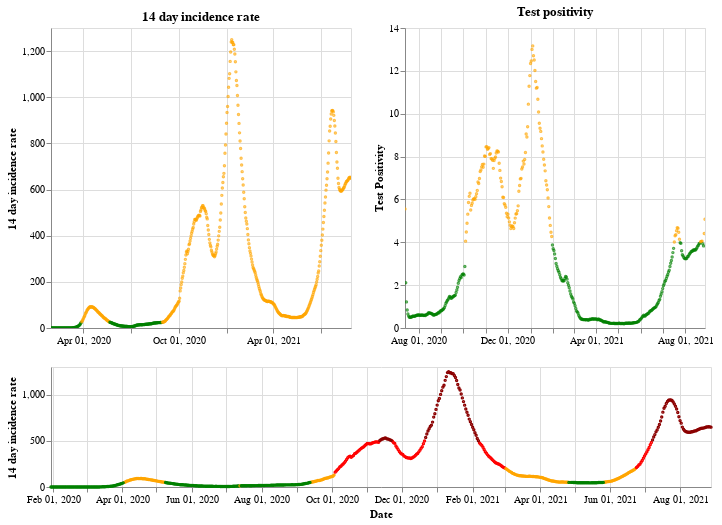

Here is the notebook cell this chart was saved with:
### Markdown cell above
## England

### Code cell
plot_traffic_light('England')

### Figure 1 — Vega-Lite specification as saved in the notebook (floating-point values rounded to 4 significant figures; data arrays with more than 128 entries replaced by an {"elided": "..."} marker saying what was removed)
{"config": {"view": {"continuousWidth": 400, "continuousHeight": 300}}, "vconcat": [{"hconcat": [{"mark": {"type": "point", "size": 2}, "encoding": {"color": {"condition": {"value": "green", "test": "(datum.twoWeeklyCasesRate <= 25)"}, "value": "orange"}, "tooltip": [{"type": "nominal", "field": "areaName"}, {"type": "temporal", "field": "date"}, {"type": "quantitative", "field": "twoWeeklyCasesRate"}, {"type": "quantitative", "field": "testPositivity"}], "x": {"type": "temporal", "axis": {"title": ""}, "field": "date", "scale": {"domain": {"selection": "DateBrush"}}, "timeUnit": "yearmonthdate"}, "y": {"type": "quantitative", "axis": {"title": "14 day incidence rate"}, "field": "twoWeeklyCasesRate"}}, "title": "14 day incidence rate", "width": 300}, {"mark": {"type": "point", "size": 2}, "encoding": {"color": {"condition": {"value": "green", "test": "(datum.testPositivity <= 4)"}, "value": "orange"}, "tooltip": [{"type": "nominal", "field": "areaName"}, {"type": "temporal", "field": "date"}, {"type": "quantitative", "field": "twoWeeklyCasesRate"}, {"type": "quantitative", "field": "testPositivity"}], "x": {"type": "temporal", "axis": {"title": ""}, "field": "date", "scale": {"domain": {"selection": "DateBrush"}}, "timeUnit": "yearmonthdate"}, "y": {"type": "quantitative", "axis": {"title": "Test Positivity"}, "field": "testPositivity"}}, "title": "Test positivity", "width": 300}]}, {"layer": [{"mark": {"type": "point", "size": 2}, "encoding": {"color": {"condition": {"value": "orange", "test": "(((datum.testPositivity < 4) && (datum.twoWeeklyCasesRate >= 50)) && (datum.twoWeeklyCasesRate < 200))"}, "value": "red"}, "opacity": {"condition": {"value": 1, "test": "((datum.twoWeeklyCasesRate >= 50) && (datum.twoWeeklyCasesRate < 500))"}, "value": 0}, "tooltip": [{"type": "nominal", "field": "areaName"}, {"type": "temporal", "field": "date"}, {"type": "quantitative", "field": "twoWeeklyCasesRate"}, {"type": "quantitative", "field": "testPositivity"}], "x": {"type": "temporal", "axis": {"title": "Date"}, "field": "date", "timeUnit": "yearmonthdate"}, "y": {"type": "quantitative", "axis": {"title": "14 day incidence rate"}, "field": "twoWeeklyCasesRate"}}, "selection": {"DateBrush": {"type": "interval", "encodings": ["x"], "fields": ["Time"]}}}, {"mark": {"type": "point", "size": 2}, "encoding": {"color": {"value": "darkred"}, "opacity": {"condition": {"value": 1, "test": "(datum.twoWeeklyCasesRate >= 500)"}, "value": 0}, "tooltip": [{"type": "nominal", "field": "areaName"}, {"type": "temporal", "field": "date"}, {"type": "quantitative", "field": "twoWeeklyCasesRate"}, {"type": "quantitative", "field": "testPositivity"}], "x": {"type": "temporal", "axis": {"title": "Date"}, "field": "date", "timeUnit": "yearmonthdate"}, "y": {"type": "quantitative", "axis": {"title": "14 day incidence rate"}, "field": "twoWeeklyCasesRate"}}}, {"mark": {"type": "point", "size": 2}, "encoding": {"color": {"condition": {"value": "green", "test": "((datum.testPositivity < 4) && (datum.twoWeeklyCasesRate < 50))"}, "value": "orange"}, "opacity": {"condition": {"value": 1, "test": "(datum.twoWeeklyCasesRate < 50)"}, "value": 0}, "tooltip": [{"type": "nominal", "field": "areaName"}, {"type": "temporal", "field": "date"}, {"type": "quantitative", "field": "twoWeeklyCasesRate"}, {"type": "quantitative", "field": "testPositivity"}], "x": {"type": "temporal", "axis": {"title": "Date"}, "field": "date", "timeUnit": "yearmonthdate"}, "y": {"type": "quantitative", "axis": {"title": "14 day incidence rate"}, "field": "twoWeeklyCasesRate"}}}], "height": 120, "width": 660}], "data": {"name": "data-2833a73dd64d39becf5996a4df835a4c"}, "$schema": "https://vega.github.io/schema/vega-lite/v4.8.1.json", "datasets": {"data-2833a73dd64d39becf5996a4df835a4c": {"elided": "577 records"}}}
